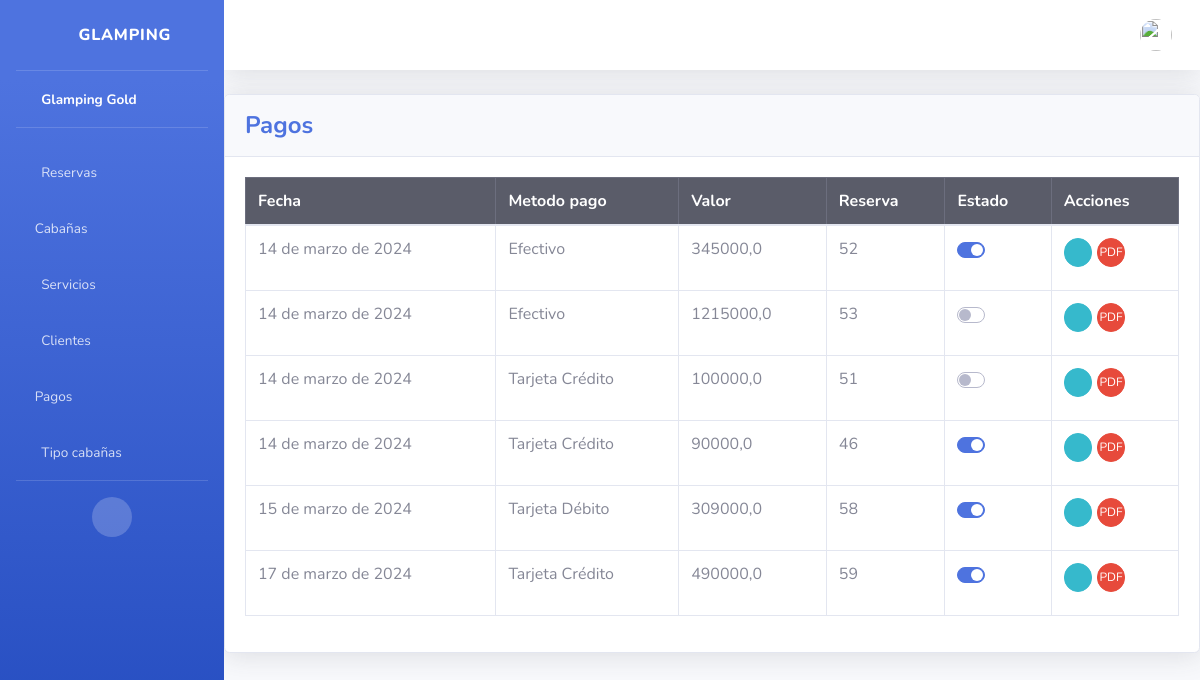
/pagos/ (signed in), run on an earlier commit of the app's database.
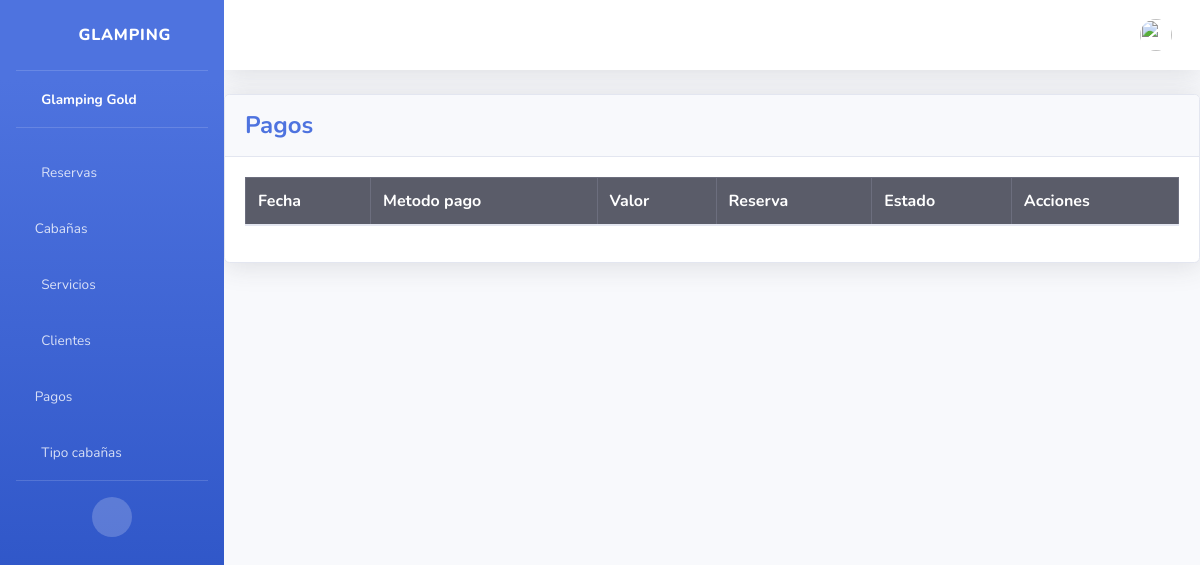
And on a later commit of the database.
### pagos/models.py (models this page shows, shortened)
class Pago(models.Model):
    metodo_pago = models.CharField(max_length=255)
    fecha = models.DateField()
    valor = models.FloatField(max_length=50)
    reserva = models.ForeignKey('reservas.Reserva', on_delete=models.DO_NOTHING)
    estado = models.BooleanField(default=True)

### reservas/models.py (models this page shows, shortened)
class Reserva(models.Model):
    fecha_reserva = models.DateField()
    fecha_inicio = models.DateField()
    fecha_fin = models.DateField()
    precio = models.IntegerField()
    estado = models.CharField(max_length=20, default='Reservado')
    cliente = models.ForeignKey('cliente.Cliente', on_delete= models.DO_NOTHING)

### pagos/views.py (the view)
# urls.py: path('pagos/', include('pagos.urls')),
@login_required
@user_passes_test(is_admin_or_staff)
def pagos(request):
    pagos_list = Pago.objects.all()
    return render(request, 'pagos/index.html', {'pagos_list': pagos_list})

### pagos/views.py (called while the page is built)
def is_admin_or_staff(user):
    return user.is_authenticated and (user.is_staff or user.groups.filter(name='Administradores').exists())

### templates/pagos/index.html (shortened to what this page needs)
{% extends 'base.html' %}
{% block content %}
<div class="card shadow mb-4">
    <div class="card-header py-3">
        <h4 class="m-0 font-weight-bold text-primary">Pagos</h4>
    </div>
    <div class="card-body">
        <div class="table-responsive">
            <table class="table table-bordered" id="dataTable" width="100%" cellspacing="0">
                <thead class="table-dark">
                    <tr>
                        <th>Fecha</th>
                        <th>Metodo pago</th>
                        <th>Valor</th>
                        <th>Reserva</th>
                        <th>Estado</th>
                        <th>Acciones</th>
                    </tr>
                </thead>
                <tbody>
                    {% for pago in pagos_list %}
                    <tr>
                    <td>{{ pago.fecha }}</td>
                    <td>{{ pago.metodo_pago }}</td>
                    <td>{{ pago.valor }}</td>
                    <td>{{ pago.reserva.id }}</td>
                    <td>
                        <form action="{% url 'pago_status' pago.id %}" method="POST">
                            <div class="custom-control custom-switch">
                            </div>
                        </form>
                    </td>
                    <td>
                        <a href="" class="btn btn-info btn-circle btn-sm" data-bs-toggle="modal" data-bs-target="#modalId" data-pago-id="{{ pago.id }}">
                            <i class="fas fa-info-circle"></i>
                        </a>
                        <a href="{% url 'pagos_pdf' pk=pago.reserva.pk %}" class="btn btn-danger btn-circle btn-sm">
                            <span>PDF</span>
                        </a>
                    </tr>
                    {% endfor %}
                </tbody>
            </table>
        </div>
    </div>
</div>
{%endblock%}

What changed in the data, as far as the page shows it:
removed Pago: fecha "14 de marzo de 2024", metodo_pago "Efectivo", valor "345000,0", reserva.id "52"
removed Pago: fecha "14 de marzo de 2024", metodo_pago "Efectivo", valor "1215000,0", reserva.id "53"
removed Pago: fecha "14 de marzo de 2024", metodo_pago "Tarjeta Crédito", valor "100000,0", reserva.id "51"
removed Pago: fecha "14 de marzo de 2024", metodo_pago "Tarjeta Crédito", valor "90000,0", reserva.id "46"
removed Pago: fecha "15 de marzo de 2024", metodo_pago "Tarjeta Débito", valor "309000,0", reserva.id "58"
removed Pago: fecha "17 de marzo de 2024", metodo_pago "Tarjeta Crédito", valor "490000,0", reserva.id "59"
